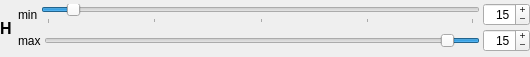
<?xml version="1.0" encoding="UTF-8"?>
<ui version="4.0">
 <class>ChannelMinMax</class>
 <widget class="QWidget" name="ChannelMinMax">
  <property name="geometry">
   <rect>
    <x>0</x>
    <y>0</y>
    <width>530</width>
    <height>57</height>
   </rect>
  </property>
  <property name="windowTitle">
   <string>Form</string>
  </property>
  <layout class="QHBoxLayout" name="horizontalLayout">
   <property name="leftMargin">
    <number>0</number>
   </property>
   <property name="topMargin">
    <number>0</number>
   </property>
   <property name="rightMargin">
    <number>0</number>
   </property>
   <property name="bottomMargin">
    <number>0</number>
   </property>
   <item>
    <widget class="QLabel" name="label_min_3">
     <property name="font">
      <font>
       <pointsize>12</pointsize>
       <bold>true</bold>
      </font>
     </property>
     <property name="text">
      <string notr="true">H</string>
     </property>
    </widget>
   </item>
   <item>
    <layout class="QVBoxLayout" name="verticalLayout">
     <property name="spacing">
      <number>0</number>
     </property>
     <item>
      <layout class="QHBoxLayout" name="threshold_min">
       <property name="spacing">
        <number>3</number>
       </property>
       <property name="rightMargin">
        <number>0</number>
       </property>
       <property name="bottomMargin">
        <number>0</number>
       </property>
       <item>
        <widget class="QLabel" name="label_min">
         <property name="text">
          <string notr="true">min</string>
         </property>
        </widget>
       </item>
       <item>
        <widget class="QSlider" name="slider_threshold_min">
         <property name="maximum">
          <number>255</number>
         </property>
         <property name="value">
          <number>15</number>
         </property>
         <property name="orientation">
          <enum>Qt::Orientation::Horizontal</enum>
         </property>
         <property name="invertedAppearance">
          <bool>false</bool>
         </property>
         <property name="invertedControls">
          <bool>false</bool>
         </property>
         <property name="tickPosition">
          <enum>QSlider::TickPosition::TicksBelow</enum>
         </property>
         <property name="tickInterval">
          <number>64</number>
         </property>
        </widget>
       </item>
       <item>
        <widget class="QSpinBox" name="spinBox_threshold_min">
         <property name="maximumSize">
          <size>
           <width>80</width>
           <height>16777215</height>
          </size>
         </property>
         <property name="focusPolicy">
          <enum>Qt::FocusPolicy::NoFocus</enum>
         </property>
         <property name="alignment">
          <set>Qt::AlignmentFlag::AlignRight|Qt::AlignmentFlag::AlignTrailing|Qt::AlignmentFlag::AlignVCenter</set>
         </property>
         <property name="buttonSymbols">
          <enum>QAbstractSpinBox::ButtonSymbols::PlusMinus</enum>
         </property>
         <property name="suffix">
          <string notr="true"/>
         </property>
         <property name="prefix">
          <string notr="true"/>
         </property>
         <property name="maximum">
          <number>255</number>
         </property>
         <property name="value">
          <number>15</number>
         </property>
        </widget>
       </item>
      </layout>
     </item>
     <item>
      <layout class="QHBoxLayout" name="threshold_max">
       <property name="spacing">
        <number>3</number>
       </property>
       <property name="rightMargin">
        <number>0</number>
       </property>
       <property name="bottomMargin">
        <number>0</number>
       </property>
       <item>
        <widget class="QLabel" name="label_max">
         <property name="text">
          <string notr="true">max</string>
         </property>
        </widget>
       </item>
       <item>
        <widget class="QSlider" name="slider_threshold_max">
         <property name="maximum">
          <number>255</number>
         </property>
         <property name="value">
          <number>15</number>
         </property>
         <property name="tracking">
          <bool>true</bool>
         </property>
         <property name="orientation">
          <enum>Qt::Orientation::Horizontal</enum>
         </property>
         <property name="invertedAppearance">
          <bool>true</bool>
         </property>
         <property name="invertedControls">
          <bool>true</bool>
         </property>
         <property name="tickPosition">
          <enum>QSlider::TickPosition::NoTicks</enum>
         </property>
         <property name="tickInterval">
          <number>64</number>
         </property>
        </widget>
       </item>
       <item>
        <widget class="QSpinBox" name="spinBox_threshold_max">
         <property name="maximumSize">
          <size>
           <width>80</width>
           <height>16777215</height>
          </size>
         </property>
         <property name="focusPolicy">
          <enum>Qt::FocusPolicy::NoFocus</enum>
         </property>
         <property name="alignment">
          <set>Qt::AlignmentFlag::AlignRight|Qt::AlignmentFlag::AlignTrailing|Qt::AlignmentFlag::AlignVCenter</set>
         </property>
         <property name="buttonSymbols">
          <enum>QAbstractSpinBox::ButtonSymbols::PlusMinus</enum>
         </property>
         <property name="suffix">
          <string notr="true"/>
         </property>
         <property name="prefix">
          <string notr="true"/>
         </property>
         <property name="maximum">
          <number>255</number>
         </property>
         <property name="value">
          <number>15</number>
         </property>
        </widget>
       </item>
      </layout>
     </item>
    </layout>
   </item>
  </layout>
 </widget>
 <resources/>
 <connections/>
</ui>
